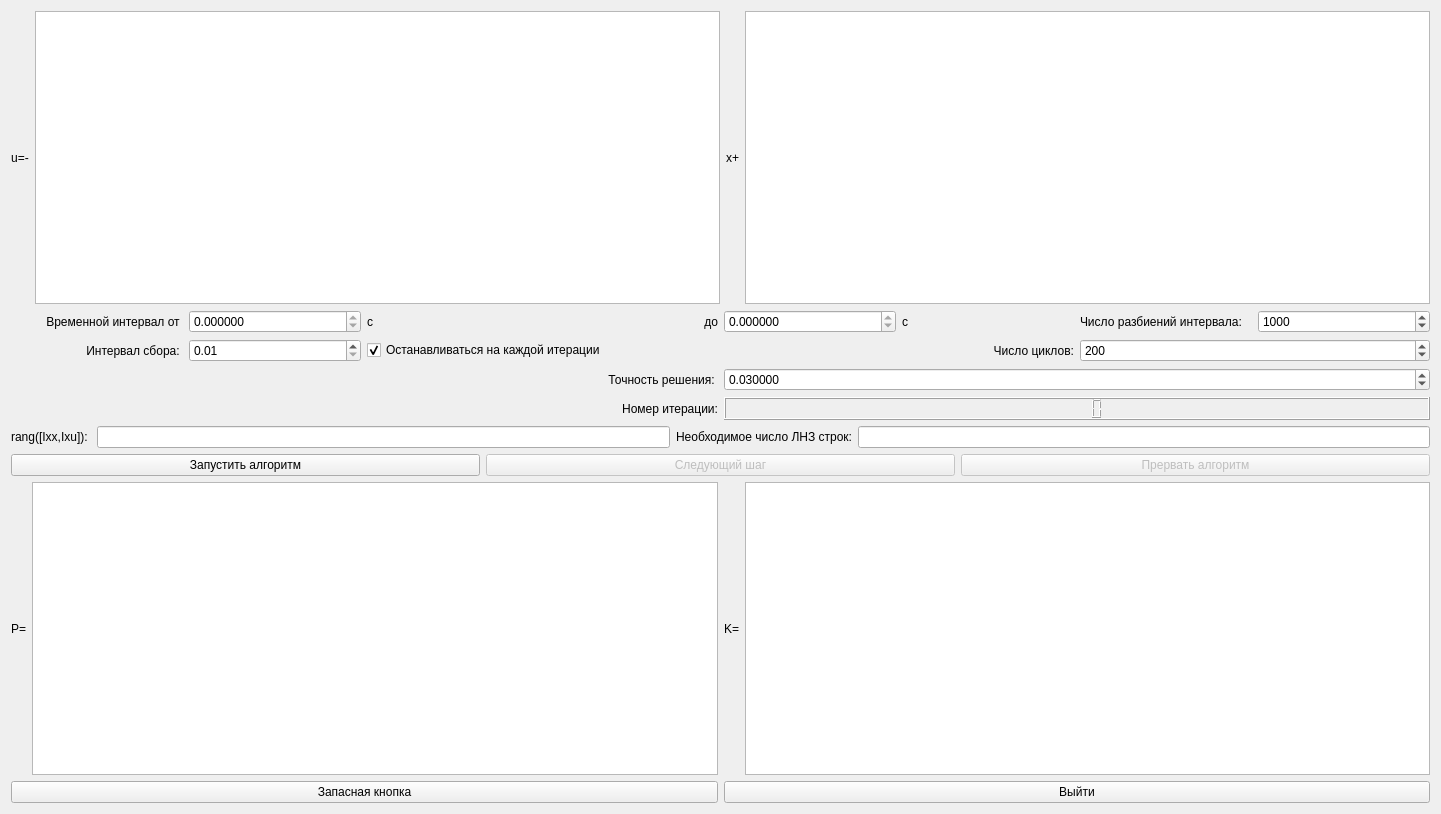
<?xml version="1.0" encoding="UTF-8"?>
<ui version="4.0">
 <class>Form</class>
 <widget class="QWidget" name="Form">
  <property name="geometry">
   <rect>
    <x>0</x>
    <y>0</y>
    <width>1441</width>
    <height>814</height>
   </rect>
  </property>
  <property name="windowTitle">
   <string>Алгоритм из статьи</string>
  </property>
  <layout class="QHBoxLayout" name="horizontalLayout_11">
   <item>
    <layout class="QVBoxLayout" name="verticalLayout">
     <item>
      <layout class="QHBoxLayout" name="horizontalLayout">
       <item>
        <widget class="QLabel" name="label">
         <property name="text">
          <string>u=-</string>
         </property>
         <property name="alignment">
          <set>Qt::AlignCenter</set>
         </property>
        </widget>
       </item>
       <item>
        <widget class="QTableWidget" name="table_K0"/>
       </item>
       <item>
        <widget class="QLabel" name="label_2">
         <property name="text">
          <string>x+</string>
         </property>
         <property name="alignment">
          <set>Qt::AlignCenter</set>
         </property>
        </widget>
       </item>
       <item>
        <widget class="QTableWidget" name="table_e"/>
       </item>
      </layout>
     </item>
     <item>
      <layout class="QHBoxLayout" name="horizontalLayout_3">
       <item>
        <widget class="QLabel" name="label_4">
         <property name="text">
          <string>Временной интервал от </string>
         </property>
         <property name="alignment">
          <set>Qt::AlignRight|Qt::AlignTrailing|Qt::AlignVCenter</set>
         </property>
        </widget>
       </item>
       <item>
        <widget class="QDoubleSpinBox" name="t0">
         <property name="readOnly">
          <bool>true</bool>
         </property>
         <property name="decimals">
          <number>6</number>
         </property>
        </widget>
       </item>
       <item>
        <widget class="QLabel" name="label_5">
         <property name="text">
          <string>с</string>
         </property>
         <property name="alignment">
          <set>Qt::AlignLeading|Qt::AlignLeft|Qt::AlignVCenter</set>
         </property>
        </widget>
       </item>
       <item>
        <widget class="QLabel" name="label_11">
         <property name="text">
          <string>до</string>
         </property>
         <property name="alignment">
          <set>Qt::AlignRight|Qt::AlignTrailing|Qt::AlignVCenter</set>
         </property>
        </widget>
       </item>
       <item>
        <widget class="QDoubleSpinBox" name="T">
         <property name="readOnly">
          <bool>true</bool>
         </property>
         <property name="decimals">
          <number>6</number>
         </property>
         <property name="value">
          <double>0.000000000000000</double>
         </property>
        </widget>
       </item>
       <item>
        <widget class="QLabel" name="label_6">
         <property name="text">
          <string>с</string>
         </property>
        </widget>
       </item>
       <item>
        <widget class="QLabel" name="label_14">
         <property name="text">
          <string>Число разбиений интервала:</string>
         </property>
        </widget>
       </item>
       <item>
        <widget class="QSpinBox" name="super_step">
         <property name="minimum">
          <number>10</number>
         </property>
         <property name="maximum">
          <number>10000</number>
         </property>
         <property name="singleStep">
          <number>1</number>
         </property>
         <property name="value">
          <number>1000</number>
         </property>
        </widget>
       </item>
      </layout>
     </item>
     <item>
      <layout class="QHBoxLayout" name="horizontalLayout_4">
       <item>
        <layout class="QHBoxLayout" name="horizontalLayout_2">
         <item>
          <widget class="QLabel" name="label_3">
           <property name="text">
            <string>Интервал сбора: </string>
           </property>
           <property name="alignment">
            <set>Qt::AlignRight|Qt::AlignTrailing|Qt::AlignVCenter</set>
           </property>
          </widget>
         </item>
         <item>
          <widget class="QDoubleSpinBox" name="step">
           <property name="decimals">
            <number>2</number>
           </property>
           <property name="minimum">
            <double>0.010000000000000</double>
           </property>
           <property name="maximum">
            <double>1.000000000000000</double>
           </property>
           <property name="value">
            <double>0.010000000000000</double>
           </property>
          </widget>
         </item>
        </layout>
       </item>
       <item>
        <widget class="QCheckBox" name="stop_in_step">
         <property name="text">
          <string>Останавливаться на каждой итерации</string>
         </property>
         <property name="checked">
          <bool>true</bool>
         </property>
        </widget>
       </item>
       <item>
        <widget class="QLabel" name="label_15">
         <property name="text">
          <string>Число циклов:</string>
         </property>
         <property name="alignment">
          <set>Qt::AlignRight|Qt::AlignTrailing|Qt::AlignVCenter</set>
         </property>
        </widget>
       </item>
       <item>
        <widget class="QSpinBox" name="cycle">
         <property name="minimum">
          <number>30</number>
         </property>
         <property name="maximum">
          <number>1000</number>
         </property>
         <property name="singleStep">
          <number>50</number>
         </property>
         <property name="value">
          <number>200</number>
         </property>
        </widget>
       </item>
      </layout>
     </item>
     <item>
      <layout class="QHBoxLayout" name="horizontalLayout_5">
       <item>
        <widget class="QLabel" name="label_7">
         <property name="text">
          <string>Точность решения: </string>
         </property>
         <property name="alignment">
          <set>Qt::AlignRight|Qt::AlignTrailing|Qt::AlignVCenter</set>
         </property>
        </widget>
       </item>
       <item>
        <widget class="QDoubleSpinBox" name="presicion">
         <property name="decimals">
          <number>6</number>
         </property>
         <property name="minimum">
          <double>0.000001000000000</double>
         </property>
         <property name="value">
          <double>0.030000000000000</double>
         </property>
        </widget>
       </item>
      </layout>
     </item>
     <item>
      <layout class="QHBoxLayout" name="horizontalLayout_6">
       <item>
        <widget class="QLabel" name="label_8">
         <property name="text">
          <string>Номер итерации:</string>
         </property>
         <property name="alignment">
          <set>Qt::AlignRight|Qt::AlignTrailing|Qt::AlignVCenter</set>
         </property>
        </widget>
       </item>
       <item>
        <widget class="QLCDNumber" name="iteration">
         <property name="font">
          <font>
           <weight>75</weight>
           <bold>true</bold>
           <strikeout>false</strikeout>
           <kerning>true</kerning>
          </font>
         </property>
        </widget>
       </item>
      </layout>
     </item>
     <item>
      <layout class="QHBoxLayout" name="horizontalLayout_10">
       <item>
        <widget class="QLabel" name="label_12">
         <property name="text">
          <string>rang([Ixx,Ixu]): </string>
         </property>
         <property name="alignment">
          <set>Qt::AlignRight|Qt::AlignTrailing|Qt::AlignVCenter</set>
         </property>
        </widget>
       </item>
       <item>
        <widget class="QLineEdit" name="rang_count">
         <property name="readOnly">
          <bool>true</bool>
         </property>
        </widget>
       </item>
       <item>
        <widget class="QLabel" name="label_13">
         <property name="text">
          <string>Необходимое число ЛНЗ строк:</string>
         </property>
         <property name="alignment">
          <set>Qt::AlignRight|Qt::AlignTrailing|Qt::AlignVCenter</set>
         </property>
        </widget>
       </item>
       <item>
        <widget class="QLineEdit" name="lll_count">
         <property name="readOnly">
          <bool>true</bool>
         </property>
        </widget>
       </item>
      </layout>
     </item>
     <item>
      <layout class="QHBoxLayout" name="horizontalLayout_7">
       <item>
        <widget class="QPushButton" name="run">
         <property name="text">
          <string>Запустить алгоритм</string>
         </property>
        </widget>
       </item>
       <item>
        <widget class="QPushButton" name="next_step">
         <property name="enabled">
          <bool>false</bool>
         </property>
         <property name="text">
          <string>Следующий шаг</string>
         </property>
        </widget>
       </item>
       <item>
        <widget class="QPushButton" name="break_run">
         <property name="enabled">
          <bool>false</bool>
         </property>
         <property name="text">
          <string>Прервать алгоритм</string>
         </property>
        </widget>
       </item>
      </layout>
     </item>
     <item>
      <layout class="QHBoxLayout" name="horizontalLayout_9">
       <item>
        <widget class="QLabel" name="label_9">
         <property name="text">
          <string>P=</string>
         </property>
         <property name="alignment">
          <set>Qt::AlignCenter</set>
         </property>
        </widget>
       </item>
       <item>
        <widget class="QTableWidget" name="table_P_k"/>
       </item>
       <item>
        <widget class="QLabel" name="label_10">
         <property name="text">
          <string>K=</string>
         </property>
         <property name="alignment">
          <set>Qt::AlignCenter</set>
         </property>
        </widget>
       </item>
       <item>
        <widget class="QTableWidget" name="table_K_k"/>
       </item>
      </layout>
     </item>
     <item>
      <layout class="QHBoxLayout" name="horizontalLayout_8">
       <item>
        <widget class="QPushButton" name="pushButton_5">
         <property name="text">
          <string>Запасная кнопка</string>
         </property>
        </widget>
       </item>
       <item>
        <widget class="QPushButton" name="exit">
         <property name="text">
          <string>Выйти</string>
         </property>
        </widget>
       </item>
      </layout>
     </item>
    </layout>
   </item>
  </layout>
 </widget>
 <resources/>
 <connections/>
</ui>
